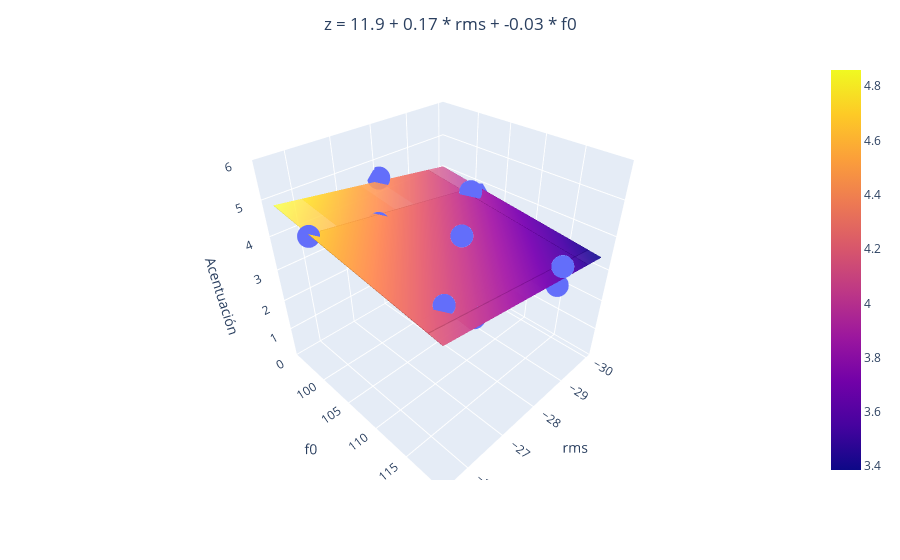

Notebook cell for this chart:
### Code cell
if len(dicc_model) == 2:
    import plotly.express as px
    import plotly.graph_objects as go

    # Seleccionamos solo las características seleccionadas en X
    X_selected = X[:, selected_features]

    # Entrenamos el modelo de regresión con las características seleccionadas
    regr_multivar = SVR(kernel='linear')
    regr_multivar.fit(X_selected, y)

    # Obtenemos las predicciones del modelo para las características seleccionadas
    y_pred = regr_multivar.predict(X_selected)

    # Crear la figura
    fig = px.scatter_3d(x=X_selected[:, 0], y=X_selected[:, 1], z=y)

    # Crear el plano de regresión
    xx, yy = np.meshgrid(X_selected[:, 0], X_selected[:, 1])
    zz = regr_multivar.intercept_ + np.dot(np.array([xx.ravel(), yy.ravel()]).T, regr_multivar.coef_.ravel()).reshape(xx.shape)
    fig.add_trace(go.Surface(x=xx, y=yy, z=zz, opacity=0.5))

    # Construir la cadena de texto para la ecuación del plano
    equation = f'z = {regr_multivar.intercept_[0].round(2)}'
    for i, (key, model) in enumerate(dicc_model.items()):
        equation += f' + {regr_multivar.coef_[0][i].round(2)} * {key.replace("_model", "")}'
    
    # Centrar el título
    fig.update_layout(title=dict(text=equation, x=0.5, xanchor='center'))

    # Etiquetas de los ejes y rango del eje z
    fig.update_layout(scene=dict(xaxis_title=list(dicc_model.keys())[0].replace("_model", ""), yaxis_title=list(dicc_model.keys())[1].replace("_model", ""), zaxis_title='Acentuación', zaxis=dict(range=[0, 6]), yaxis=dict(tickvals=[100, 105, 110, 115])))

    fig.write_html(os.path.join(PATH, TEST_FOLDER, REGGRESSION_FOLDER, NO_PARAMETRIC_FOLDER, ACENTUACION_FOLDER, FEMALE_FOLDER, 'regresion_acentuacion_multivariable_female.html'))

    fig.show()

### Figure 1 — Plotly figure (JSON) as saved in the notebook; plotly's stock layout.template omitted (floating-point values rounded to 4 significant figures)
{"data": [{"hovertemplate": "x=%{x}<br>y=%{y}<br>z=%{z}<extra></extra>", "legendgroup": "", "marker": {"color": "#636efa", "symbol": "circle"}, "mode": "markers", "name": "", "scene": "scene", "showlegend": false, "type": "scatter3d", "x": [-27.5, -26.1, -27, -30, -29, -28.5, -25.5, -26.5, -29.5, -28], "y": [111.1, 116.4, 101.3, 101.5, 117.7, 119.6, 101.0, 117.9, 102.3, 94.71], "z": [4.551, 4.245, 4.224, 3.673, 2.959, 4.041, 4.633, 3.837, 4.061, 4.531]}, {"opacity": 0.5, "type": "surface", "x": [[-27.5, -26.1, -27, -30, -29, -28.5, -25.5, -26.5, -29.5, -28], [-27.5, -26.1, -27, -30, -29, -28.5, -25.5, -26.5, -29.5, -28], [-27.5, -26.1, -27, -30, -29, -28.5, -25.5, -26.5, -29.5, -28], [-27.5, -26.1, -27, -30, -29, -28.5, -25.5, -26.5, -29.5, -28], [-27.5, -26.1, -27, -30, -29, -28.5, -25.5, -26.5, -29.5, -28], [-27.5, -26.1, -27, -30, -29, -28.5, -25.5, -26.5, -29.5, -28], [-27.5, -26.1, -27, -30, -29, -28.5, -25.5, -26.5, -29.5, -28], [-27.5, -26.1, -27, -30, -29, -28.5, -25.5, -26.5, -29.5, -28], [-27.5, -26.1, -27, -30, -29, -28.5, -25.5, -26.5, -29.5, -28], [-27.5, -26.1, -27, -30, -29, -28.5, -25.5, -26.5, -29.5, -28]], "y": [[111.1, 111.1, 111.1, 111.1, 111.1, 111.1, 111.1, 111.1, 111.1, 111.1], [116.4, 116.4, 116.4, 116.4, 116.4, 116.4, 116.4, 116.4, 116.4, 116.4], [101.3, 101.3, 101.3, 101.3, 101.3, 101.3, 101.3, 101.3, 101.3, 101.3], [101.5, 101.5, 101.5, 101.5, 101.5, 101.5, 101.5, 101.5, 101.5, 101.5], [117.7, 117.7, 117.7, 117.7, 117.7, 117.7, 117.7, 117.7, 117.7, 117.7], [119.6, 119.6, 119.6, 119.6, 119.6, 119.6, 119.6, 119.6, 119.6, 119.6], [101.0, 101.0, 101.0, 101.0, 101.0, 101.0, 101.0, 101.0, 101.0, 101.0], [117.9, 117.9, 117.9, 117.9, 117.9, 117.9, 117.9, 117.9, 117.9, 117.9], [102.3, 102.3, 102.3, 102.3, 102.3, 102.3, 102.3, 102.3, 102.3, 102.3], [94.71, 94.71, 94.71, 94.71, 94.71, 94.71, 94.71, 94.71, 94.71, 94.71]], "z": [[4.053, 4.293, 4.139, 3.625, 3.797, 3.882, 4.396, 4.225, 3.711, 3.968], [3.905, 4.145, 3.991, 3.477, 3.649, 3.734, 4.248, 4.077, 3.563, 3.82], [4.33, 4.57, 4.416, 3.902, 4.073, 4.159, 4.673, 4.502, 3.988, 4.245], [4.324, 4.564, 4.41, 3.896, 4.067, 4.153, 4.666, 4.495, 3.982, 4.238], [3.866, 4.106, 3.952, 3.438, 3.609, 3.695, 4.209, 4.037, 3.524, 3.781], [3.814, 4.054, 3.9, 3.386, 3.558, 3.643, 4.157, 3.986, 3.472, 3.729], [4.339, 4.579, 4.425, 3.911, 4.082, 4.168, 4.682, 4.511, 3.997, 4.254], [3.862, 4.101, 3.947, 3.434, 3.605, 3.691, 4.204, 4.033, 3.519, 3.776], [4.303, 4.543, 4.389, 3.875, 4.046, 4.132, 4.646, 4.474, 3.961, 4.218], [4.517, 4.757, 4.602, 4.089, 4.26, 4.346, 4.859, 4.688, 4.174, 4.431]]}], "layout": {"legend": {"tracegroupgap": 0}, "margin": {"t": 60}, "scene": {"domain": {"x": [0, 1], "y": [0, 1]}, "xaxis": {"title": {"text": "rms"}}, "yaxis": {"tickvals": [100, 105, 110, 115], "title": {"text": "f0"}}, "zaxis": {"range": [0, 6], "title": {"text": "Acentuación"}}}, "title": {"text": "z = 11.9 + 0.17 * rms + -0.03 * f0", "x": 0.5, "xanchor": "center"}}}
